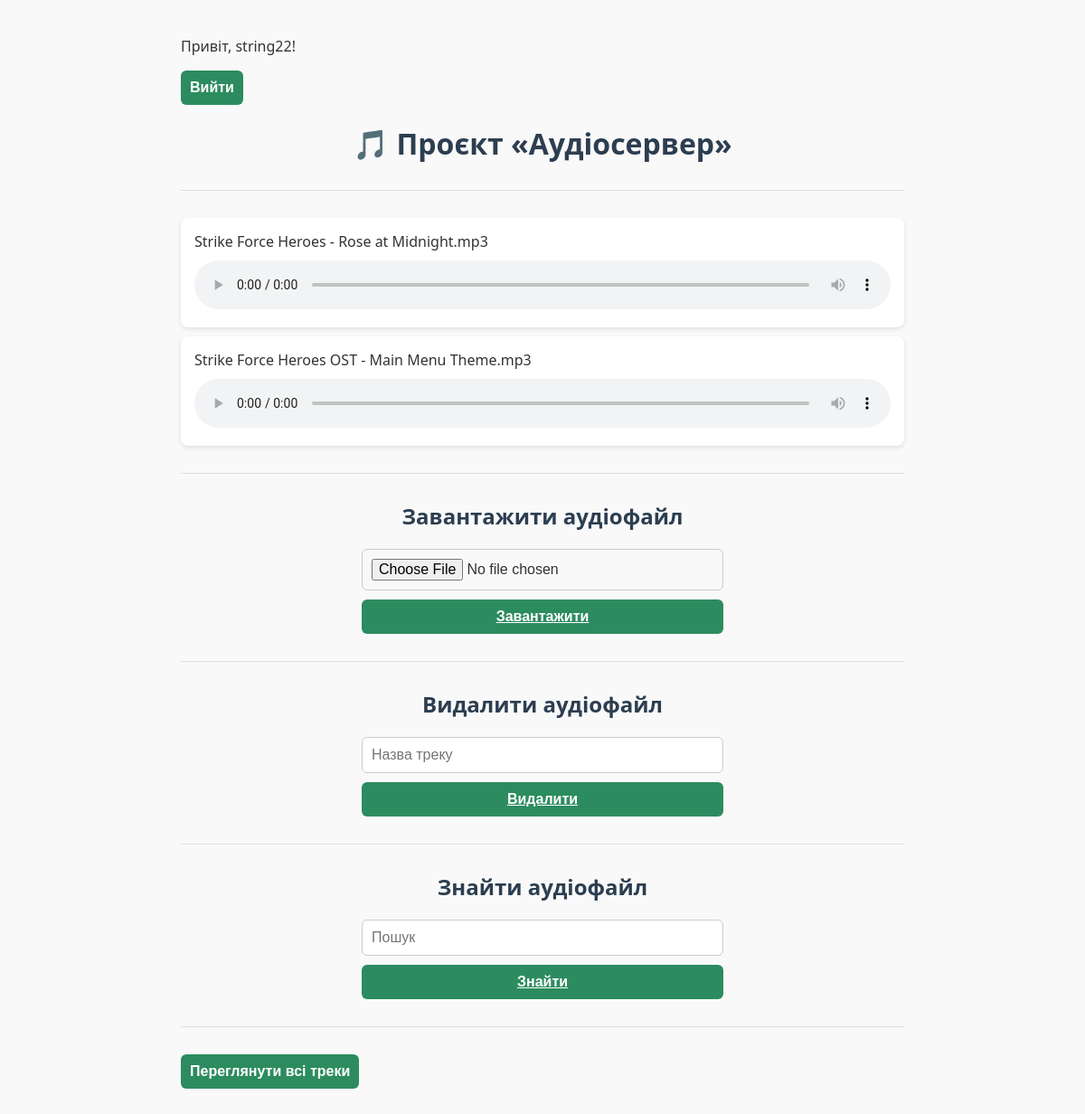
The page / (signed in) on the database its author committed.
### models/models.py (models this page shows)
class User(Base):
    __tablename__ = "users"
    id = Column(Integer, primary_key=True, index=True)
    username = Column(String, unique=True, index=True)
    email = Column(String, unique=True)
    hashed_password = Column(String)
    playlists = relationship("Playlist", back_populates="user")

class Track(Base):
    __tablename__ = "tracks"
    id = Column(Integer, primary_key=True, index=True)
    filename = Column(String, unique=True)
    title = Column(String, index=True)
    author_id = Column(Integer, ForeignKey("authors.id"))
    author = relationship("Author", back_populates="tracks")
    playlists = relationship("Playlist", secondary=playlist_track, back_populates="tracks")

### main.py (the view)
@app.get("/", response_class=HTMLResponse)
def read_index(request: Request):
    db = next(get_db())
    tracks = db.query(Track).all()
    token = request.cookies.get("access_token")
    user = None
    if token:
        try:
            payload = jwt.decode(token, SECRET_KEY, algorithms=[ALGORITHM])
            username: str | None = payload.get("sub")
            if username:
                user = db.query(User).filter(User.username == username).first()
        except JWTError:
            pass  # токен недействителен — считаем, что пользователь не авторизован
    return templates.TemplateResponse("index.html", {"request": request, "tracks": tracks, "user": user})

### templates/index.html (shortened to what this page needs)
<!DOCTYPE html>
<html>
  <head>
    <link rel="stylesheet" href="/static/css/styles.css">
  </head>
  <body>
  {% if request.url.path == "/" %}
    {% if user %}
      <p>Привіт, {{ user.username }}!</p>
      <a href="/logout"><button type="button">Вийти</button></a>
    {% else %}
      <a href="/login"><button type="button">Увійти</button></a>
      <a href="/register"><button type="button">Зареєструватись</button></a>
    {% endif %}
  {% endif %}
    <h1>🎵 Проєкт «Аудіосервер»</h1>
    <hr>
    <ul>
        {% for track in tracks %}
            <li>
                {{ track.filename }}
                <audio controls>
                    <source src ="/static/uploads/{{ track.filename }}" type="audio/mpeg">
                </audio>
            </li>
        {% endfor %}
    </ul>
    <hr>
    <h2>Завантажити аудіофайл</h2>
    <form action="/add" method="post" enctype="multipart/form-data">
        <input type="file" name="file" required>
        <button type="submit"><b><u>Завантажити</u></b></button>
    </form>
  <hr>
    <h2>Видалити аудіофайл</h2>
    <form action="/delete" method="post">
        <input type="text" name="name" placeholder="Назва треку" required>
        <button type="submit"><b><u>Видалити</u></b></button>
    </form>
  <hr>
    <h2>Знайти аудіофайл</h2>
    <form action="/search" method="get">
        <input type="text" name="query" placeholder="Пошук" required>
        <button type="submit"><b><u>Знайти</u></b></button>
    </form>
  <hr>
    <a href="/tracks/list">
      <button type="button">Переглянути всі треки</button>
    </a>
  </body>
</html>

### static/css/styles.css (style rules this page uses)
body { background-color: #f9f9f9; font-family: "Segoe UI", Tahoma, Geneva, Verdana, sans-serif; margin: 40px auto; max-width: 800px; color: #333; }
h1, h2 { text-align: center; color: #2c3e50; }
hr { border: none; border-top: 1px solid #ddd; margin: 30px 0; }
ul { list-style: none; padding: 0; }
li { background-color: #fff; padding: 15px; margin-bottom: 10px; border-radius: 8px; box-shadow: 0 2px 5px rgba(0,0,0,0.1); }
audio { margin-top: 10px; width: 100%; }
form { display: flex; flex-direction: column; gap: 10px; margin: 0 auto; max-width: 400px; }
input[type="file"], input[type="text"] { padding: 10px; border-radius: 6px; border: 1px solid #ccc; font-size: 16px; }
button { background-color: #2c8c5f; color: white; border: none; padding: 10px; font-weight: bold; font-size: 16px; border-radius: 6px; cursor: pointer; transition: background-color 0.3s; }

### rows shown on the page
User: username "string22"
Track: filename "Strike Force Heroes - Rose at Midnight.mp3"
Track: filename "Strike Force Heroes OST - Main Menu Theme.mp3"
